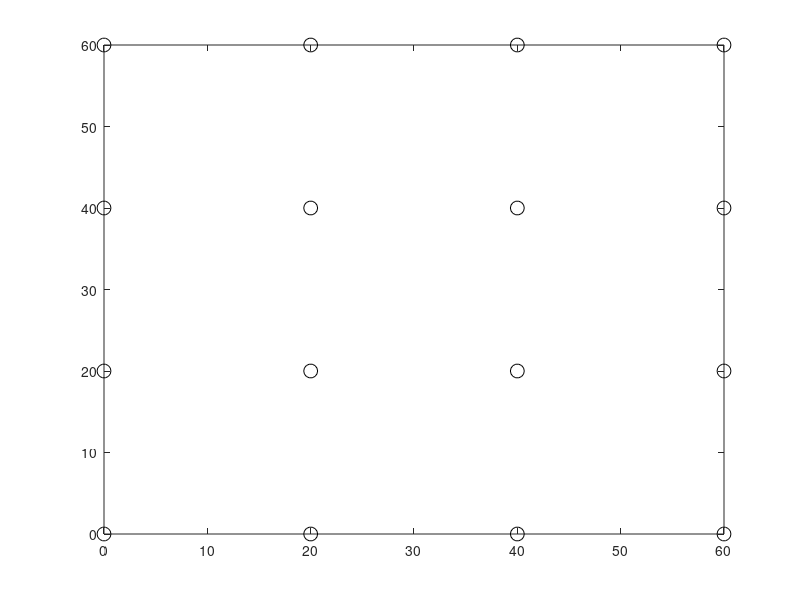

Recreate this plot in MATLAB. (Note: this script raises an error after producing the figure.)
% unlock.m script


% Display grid of 16 circles
[gx, gy] = meshgrid([0 20 40 60], [0 20 40 60]);
plot(gx(:), gy(:),'ko', 'MarkerSize',10);
hold on; % don't erase plot on next plot command


% --- YOUR CODE HERE ---

t = [0,795,1447,2172,2897];
x = [0,27,50,-4,22];
y = [-1,37,27,11,42];
n = length(t);

x_cs = spline(t,x);
y_cs = spline(t,y);

space = linspace(t(1), t(length(t)), 1000);
xx = ppval(space, x_cs);
yy = ppval(space, y_cs);
plot(xx,yy);

plot(x, y, 'o');
